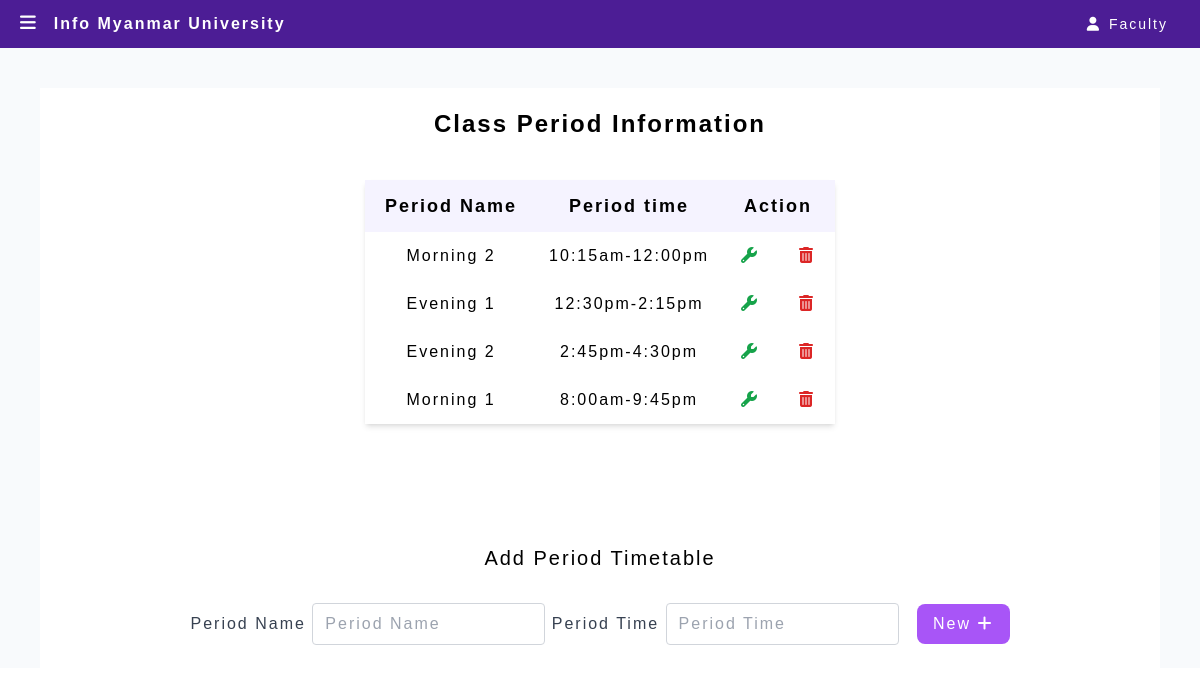
The app's page /adminperiodInfo (signed in), older data.
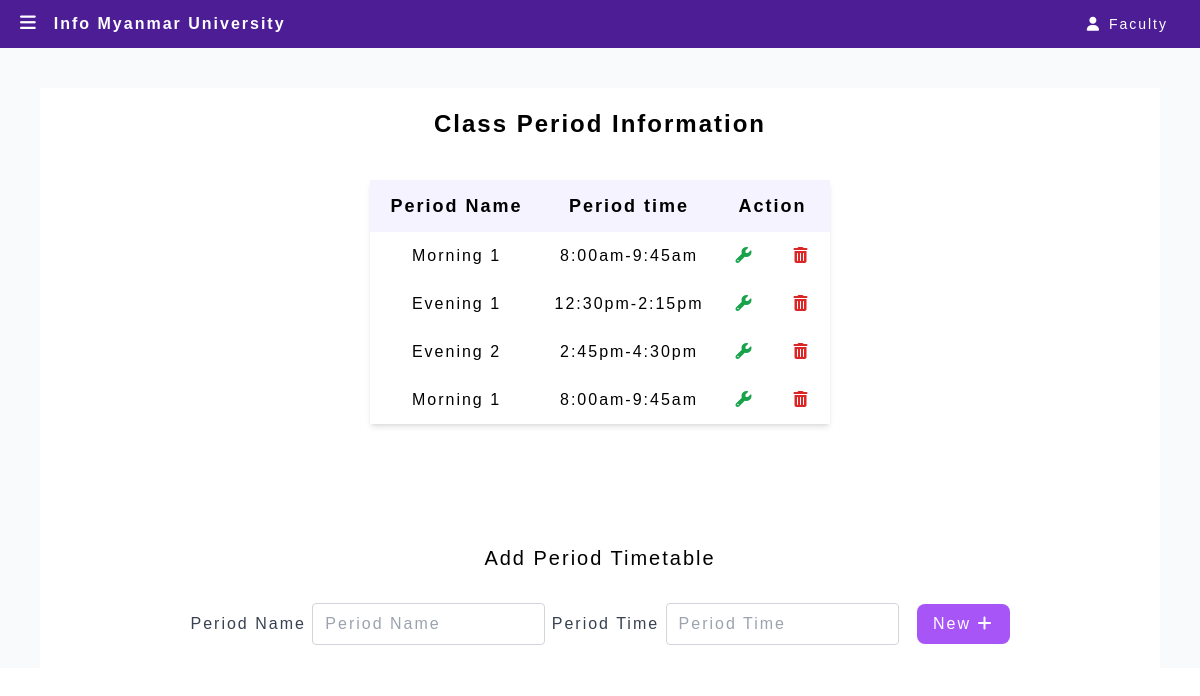
The same page, newer data.
### Website/models.py (models this page shows)
class Period(db.Model):
    id = db.Column(db.Integer, primary_key=True)
    period_name = db.Column(db.String(150))
    period_time = db.Column(db.String(150))
    attendances = db.relationship('Attendance')

### app.py (the view)
@app.route('/adminperiodInfo', methods=['GET', 'POST'])
def adminperiodInfo():
    if 'admin_id' not in session:
        return redirect(url_for('adminLogin'))
    else:
        return adminperiodinfo()

### Website/adminfeatues.py (called while the page is built, shortened)
def adminperiodinfo():
    periods = Period.query.all()
    return render_template("adminperiodInfo.html", periods=periods)

### Website/templates/adminperiodInfo.html (shortened to what this page needs)
{% extends "adminlayout.html" %} {% block title %} Period {% endblock%}
{% block content %}
<div class="m-10 flex flex-col justify-center items-center bg-white">
    <h3 class="mt-5 text-2xl font-semibold text-center">Class Period Information</h3>
  <div>
    <table class="text-center mx-16 my-10 shadow-md">
    <thead class="bg-violet-50 text-lg font-semibold">
        <tr>
            <th class="py-3 px-5">Period Name</th>
            <th class="py-3 px-5">Period time</th>
            <th class="py-3 px-5" colspan="2">Action</th>
        </tr>
    </thead>
    <tbody>
        {% for period in periods %}
        <tr>
            <td class="p-3">{{ period.period_name }}</td>
            <td class="p-3">{{ period.period_time }}</td>
            <td class="p-3">
                <a id="updatePeriodBtn" class="mx-2 text-green-600 hover:scale-110 hover:text-green-500" onclick="updateDataPeriod(this)" data-id-value="{{ period.id }}">
                    <i class="fas fa-wrench"></i>
                </a>
            </td>
            <td class="p-3">
                <button href="" onclick=deleteperiodAlert({{period.id}}) class="mx-2 text-red-600 hover:scale-110 hover:text-red-500" data-item-id="2">
                    <i class="fas fa-trash-alt"></i>
                </button>
            </td>
        </tr>
        {% endfor %}
    </tbody>
</table>
</div>
<div class="mt-20">
  <h2 class="text-xl mb-5 text-center">Add Period Timetable</h2>
  <form id="periodForm">
      <div class="mb-3">
          <label for="period_name" class="text-gray-700 font-medium mb-3">Period Name</label>
          <input
              type="text"
              class="border border-gray-300 px-3 py-2 rounded w-lg focus:outline-none focus:border-blue-800"
              id="period_name"
              name="period_name"
              placeholder="Period Name"
          />
          <label for="period_time" class="text-gray-700 font-medium mb-3">Period Time</label>
          <input
              type="text"
              class="border border-gray-300 px-3 py-2 rounded w-lg focus:outline-none focus:border-blue-800"
              id="period_time"
              name="period_time"
              placeholder="Period Time"
          />
          <button type="submit" class="mr-0 m-3 rounded-lg bg-purple-500 text-white px-4 py-2 rounded-3xl hover:bg-purple-600 focus:outline-none focus:bg-purple-600">New <i class="fas fa-plus"></i></button>
      </div>
  </form>
</div>
</div>
{% endblock %}

Row changes from the older to the newer data that the page shows:
changed Period (number 1 of 4 on the later page): period_name "Morning 2" → "Morning 1"; period_time "10:15am-12:00pm" → "8:00am-9:45am"
changed Period (number 4 of 4 on the later page): period_time "8:00am-9:45pm" → "8:00am-9:45am"
